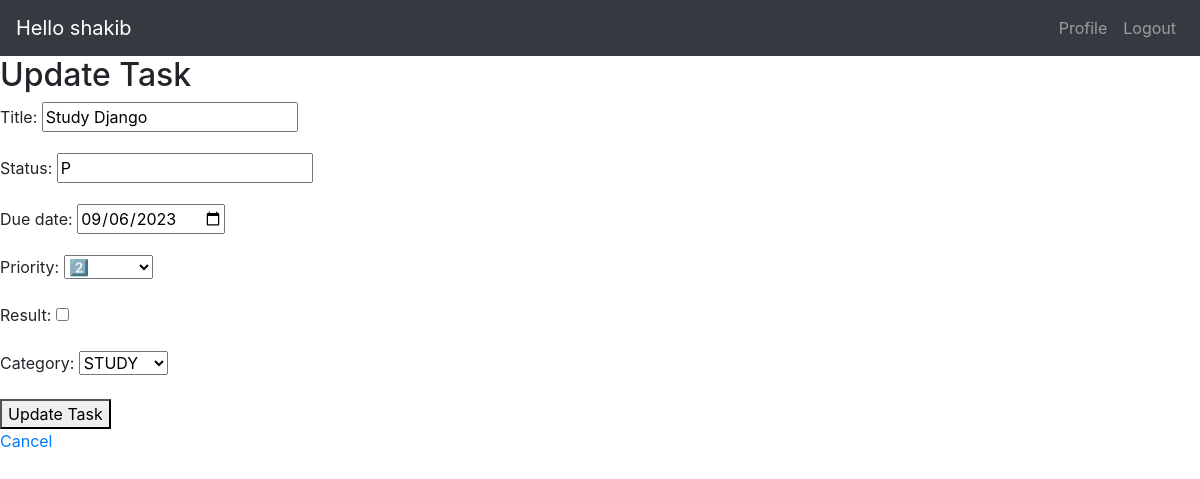
The app's page /edit_todo/17/ (signed in) with its own data.
### app/models.py (models this page shows, shortened)
class TODO(models.Model):
    status_choices = [
        ('C', 'COMPLETED'),
        ('P', 'PENDING'),
    ]
    priority_choices = [
        ('1', '1️⃣'),
        ('2', '2️⃣'),
        ('3', '3️⃣'),
        ('4', '4️⃣'),
        ('5', '5️⃣'),
        ('6', '6️⃣'),
        ('7', '7️⃣'),
        ('8', '8️⃣'),
        ('9', '9️⃣'),
        ('10', '🔟'),
    ]
    CHOICE=[
        ('FITNESS', 'FITNESS'),
        ('STUDY', 'STUDY'),
    ]
    title = models.CharField(max_length=50)
    status = models.CharField(max_length=20, choices=status_choices, default='P')
    user = models.ForeignKey(User, on_delete=models.CASCADE)
    due_date = models.DateField(null=True)
    priority = models.CharField(max_length=2, choices=priority_choices)
    result = models.BooleanField(default=False)
    category = models.CharField(max_length=30, choices=CHOICE, null=True)

### app/views.py (the view)
# urls.py: path('edit_todo/<int:id>/',views.edit_todo, name='edit_todo'),
@login_required(login_url='login')
def edit_todo(request, id):
    todo = get_object_or_404(TODO, pk=id, user=request.user)
    if request.method == 'POST':
        form = TODOForm(request.POST, instance=todo)
        if form.is_valid():
            form.save()
            return redirect('home')
    else:
        form = TODOForm(instance=todo)
    return render(request, 'edit_todo.html', {'form': form, 'todo': todo})

### app/forms.py
class TODOForm(forms.ModelForm):
    class Meta:
        model = TODO
        fields = ['title', 'status', 'due_date', 'priority', 'result', 'category']
        widgets = {
            'due_date': forms.DateInput(attrs={'type': 'date'}),
            'status': forms.TextInput(attrs={'readonly': 'readonly'}),
        }

### app/templates/edit_todo.html (shortened to what this page needs)
{% extends 'base.html' %}
{% block content %}
  <h2>Update Task</u></h2>
  <form method="post">
    {{ form.as_p }}
    <button type="submit">Update Task</button>
  </form>
  <a href="{% url 'home' %}">Cancel</a>
{% endblock %}

### app/templates/base.html (shortened to what this page needs)
<!doctype html>
<html lang="en">
<head>
    <link rel="stylesheet" href="https://cdn.jsdelivr.net/npm/bootstrap@4.5.3/dist/css/bootstrap.min.css"
>
</head>
<body>
    <nav class="navbar navbar-expand-lg  navbar-dark bg-dark">
        <a class="navbar-brand" href="/">Hello {{request.user}}</a>
        <div class="collapse navbar-collapse" id="navbarNav">
            <ul class="navbar-nav ml-auto">
                {% if request.user.is_authenticated %}
                <li class="nav-item">
                    <a class="nav-link" href="/profile">Profile</a>
                </li>
                <li class="nav-item">
                    <a class="nav-link" href="/logout">Logout</a>
                </li>
                {% endif %}
            </ul>
        </div>
    </nav>
    <div>
        {% block content %}
        {% endblock %}
    </div>
</body>
</html>

### records on screen
TODO: title "Study Django", status "P", due_date "09/06/2023", priority "2️⃣", category "STUDY"

### other values on screen
{{ request.user }} "shakib"
